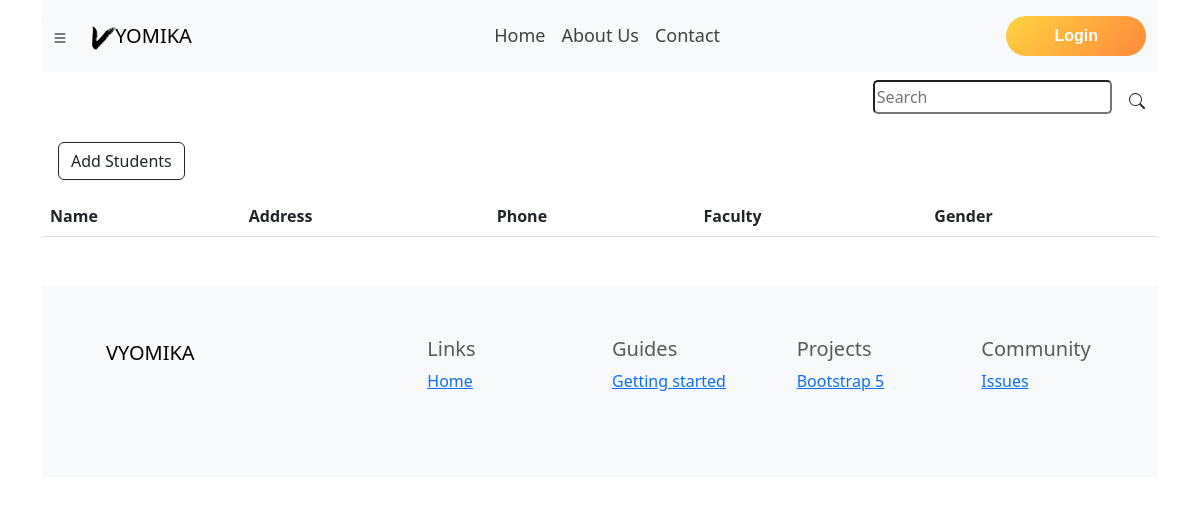
The page /management/faculty/bbastudents/ on the database as committed earlier.
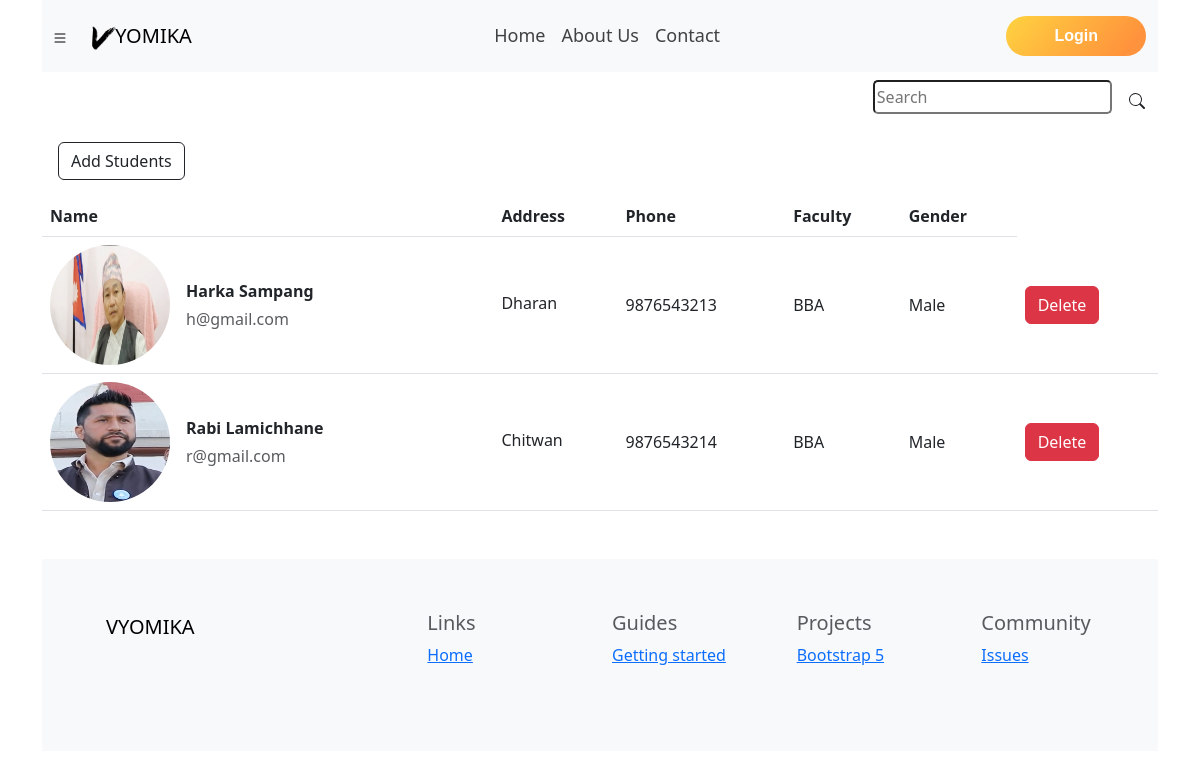
The same page on the database as committed later.
### Student/models.py (models this page shows, shortened)
class Student(models.Model):
    std_id = models.AutoField(primary_key=True)
    stdname = models.CharField(default='', max_length=55)
    stdemail = models.CharField(default='', max_length=100)
    stdadd = models.CharField(default='', max_length=255)
    stdphone = models.CharField(default='', max_length=10)
    stdfaculty = models.CharField(default='', max_length=55)
    stdgender = models.CharField(default='', max_length=6)
    stdimage = models.ImageField(default='', upload_to='stdimg')

### Student/views.py (the view)
# urls.py: path('faculty/bbastudents/', views.bba, name = 'bbastudent'),
def bba(request):
    student = Student.objects.filter(stdfaculty='BBA')
    return render(request, 'Student/bbastudents.html', {'student':student})

### templates/Student/bbastudents.html (shortened to what this page needs)
{% extends 'base.html' %}
{% block body %}
<a href="addStudent/"><button type="button" class="btn btn-outline-dark m-3">Add Students</button></a>
<table class="table align-middle mb-0 bg-white">
    <thead class="bg-light">
        <tr>
            <th>Name</th>
            <th>Address</th>
            <th>Phone</th>
            <th>Faculty</th>
            <th>Gender</th>
        </tr>
    </thead>
    <tbody>
        {% for std in student %}
        <tr>
            <td>
                <div class="d-flex align-items-center">
                    <img src="/media/{{std.stdimage}}" alt="" style="width: 120px; height: 120px"
                        class="rounded-circle" />
                    <div class="ms-3">
                        <p class="fw-bold mb-1">{{std.stdname}}</p>
                        <p class="text-muted mb-0">{{std.stdemail}}</p>
                    </div>
                </div>
            </td>
            <td>
                <p class="fw-normal mb-1">{{std.stdadd}}</p>
            </td>
            <td>{{std.stdphone}}</td>
            <td>{{std.stdfaculty}}</td>
            <td>{{std.stdgender}}</td>
            <td>
                <form action="{% url 'delete_student' std.std_id %}" method="POST">
                    <button type="submit" class="btn btn-danger">Delete</button>
                </form>
            </td>
        </tr>
        {% endfor %}
    </tbody>
</table>
{% endblock %}

### templates/base.html (shortened to what this page needs)
<!doctype html>
<html lang="en">
<head>
    <link href="https://cdn.jsdelivr.net/npm/bootstrap@5.3.0/dist/css/bootstrap.min.css" rel="stylesheet"
>
</head>
<body>
    {% load static %}
    <div class="container">
        <nav class="navbar navbar-expand-lg bg-body-tertiary" style="height: 4.5em;">
            <div class="btn-group">
                <button type="button" class="btn btn-light dropdown-toggle-split" data-bs-toggle="offcanvas"
                    data-bs-target="#offcanvasMenu" aria-controls="offcanvasMenu" aria-expanded="false">
                </button>
            </div>
            <div class="container">
                <a class="navbar-brand" href="/"><img src="{% static 'vlogo.png' %}" alt="logo"
                        style="height: 5em; margin: -2em;"> YOMIKA</a>
                <div class="collapse navbar-collapse" id="navbarSupportedContent"
                    style="justify-content:center; font-size: large">
                    <ul class="nav nav-underline">
                        <li class="nav-item">
                            <a class="nav-link {% block homeactive %}  {% endblock homeactive %}" aria-current="page"
                                href="/" style="color: rgba(0, 0, 0, 0.742);">Home</a>
                        </li>
                        <li class="nav-item">
                            <a class="nav-link {% block aboutactive %}  {% endblock aboutactive %}" href="/about"
                                style="color: rgba(0, 0, 0, 0.742);">About Us</a>
                        </li>
                        <li class="nav-item">
                            <a class="nav-link {% block contactactive %}  {% endblock contactactive %}" href="/contact"
                                style="color: rgba(0, 0, 0, 0.742);">Contact</a>
                        </li>
                    </ul>
                </div>
                <div class="d-grid gap-2" style="float: right;">
                    <button class="btn btn-primary " type="button">Login</button>
                </div>
            </div>
        </nav>
        <div class="col-md-12 my-2 d-flex justify-content-end">
            <form action="#" method="POST" class="form" style="position: initial;">
                <input class="mr-sm-3" type="search" placeholder="Search" aria-label="Search"
                    style="border-radius: 5px; height: 2.1em;">
                <button class="btn btn-outline-none my-2 my-sm-0" type="submit"></button>
            </form>
        </div>
        {% block body %}
        {% endblock %}
        <footer class="bd-footer py-4 py-md-1 mt-5 bg-body-tertiary">
            <div class="container py-4 py-md-5 px-4 px-md-3 text-body-secondary">
                <div class="row">
                    <div class="col-lg-3 mb-3">
                        <a class="d-inline-flex align-items-center mb-2 text-body-emphasis text-decoration-none"
                            href="/" aria-label="Bootstrap">
                            <svg xmlns="http://www.w3.org/2000/svg" width="40" height="32" class="d-block me-2"
                                viewBox="0 0 118 94" role="img">
                                <title>VYOMIKA</title>
                            </svg>
                            <span class="fs-5">VYOMIKA</span>
                        </a>
                    </div>
                    <div class="col-6 col-lg-2 offset-lg-1 mb-3">
                        <h5>Links</h5>
                        <ul class="list-unstyled">
                            <li class="mb-2"><a href="/">Home</a></li>
                        </ul>
                    </div>
                    <div class="col-6 col-lg-2 mb-3">
                        <h5>Guides</h5>
                        <ul class="list-unstyled">
                            <li class="mb-2"><a href="/docs/5.3/getting-started/">Getting started</a></li>
                        </ul>
                    </div>
                    <div class="col-6 col-lg-2 mb-3">
                        <h5>Projects</h5>
                        <ul class="list-unstyled">
                            <li class="mb-2"><a href="https://github.com/twbs/bootstrap">Bootstrap 5</a></li>
                        </ul>
                    </div>
                    <div class="col-6 col-lg-2 mb-3">
                        <h5>Community</h5>
                        <ul class="list-unstyled">
                            <li class="mb-2"><a href="https://github.com/twbs/bootstrap/issues">Issues</a></li>
                        </ul>
                    </div>
                </div>
            </div>
        </footer>
    </div>
</body>
</html>

Rows that differ between the two databases and show on the page:
added Student: stdimage (picture), stdname "Harka Sampang", stdemail "h@gmail.com", stdadd "Dharan", stdphone "9876543213", stdfaculty "BBA", stdgender "Male"
added Student: stdimage (picture), stdname "Rabi Lamichhane", stdemail "r@gmail.com", stdadd "Chitwan", stdphone "9876543214", stdfaculty "BBA", stdgender "Male"
